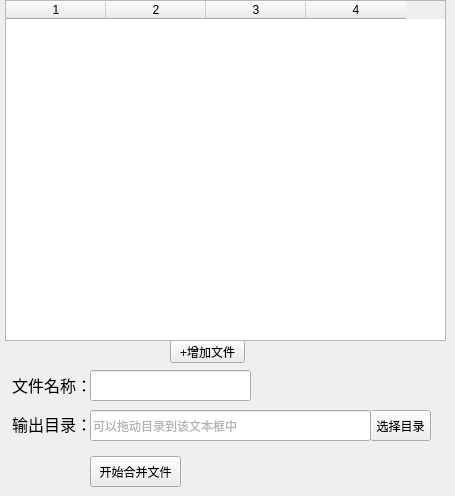
       <widget class="QWidget" name="tab_Filemerge">
        <attribute name="title">
         <string>文件合并</string>
        </attribute>
        <widget class="QPushButton" name="btnAddFile">
         <property name="geometry">
          <rect>
           <x>170</x>
           <y>340</y>
           <width>75</width>
           <height>23</height>
          </rect>
         </property>
         <property name="toolTip">
          <string>&lt;html&gt;&lt;head/&gt;&lt;body&gt;&lt;p&gt;&lt;span style=&quot; font-size:10pt; color:#0055ff;&quot;&gt;支持PDF文件拖入表格&lt;/span&gt;&lt;/p&gt;&lt;/body&gt;&lt;/html&gt;</string>
         </property>
         <property name="styleSheet">
          <string notr="true">QPushButton{
background-color: rgb(237, 237, 237);
}
QPushButton:hover{
background:qlineargradient(spread:pad,x1:0,y1:0,x2:0,y2:1,stop:0 #e8e8e8,stop:1 #e8e8e8);
}
QPushButton:pressed{
background:qlineargradient(spread:pad,x1:0,y1:0,x2:0,y2:1,stop:0 #e0e0e0,stop:1 #e0e0e0);
}</string>
         </property>
         <property name="text">
          <string>+增加文件</string>
         </property>
        </widget>
        <widget class="mytable" name="tableWidgetMerge">
         <property name="geometry">
          <rect>
           <x>5</x>
           <y>0</y>
           <width>441</width>
           <height>341</height>
          </rect>
         </property>
         <property name="toolTip">
          <string>&lt;html&gt;&lt;head/&gt;&lt;body&gt;&lt;p&gt;&lt;span style=&quot; font-size:10pt; color:#0055ff;&quot;&gt;支持PDF文件拖入表格&lt;/span&gt;&lt;/p&gt;&lt;/body&gt;&lt;/html&gt;</string>
         </property>
         <property name="rowCount">
          <number>0</number>
         </property>
         <property name="columnCount">
          <number>4</number>
         </property>
         <column/>
         <column/>
         <column/>
         <column/>
        </widget>
        <widget class="CustomLineEdit" name="lineEditOutMerge">
         <property name="geometry">
          <rect>
           <x>90</x>
           <y>410</y>
           <width>281</width>
           <height>31</height>
          </rect>
         </property>
         <property name="styleSheet">
          <string notr="true">color: rgb(103, 103, 103);</string>
         </property>
         <property name="text">
          <string/>
         </property>
         <property name="readOnly">
          <bool>true</bool>
         </property>
         <property name="placeholderText">
          <string>可以拖动目录到该文本框中</string>
         </property>
        </widget>
        <widget class="QLabel" name="labOutput_5">
         <property name="geometry">
          <rect>
           <x>12</x>
           <y>409</y>
           <width>81</width>
           <height>30</height>
          </rect>
         </property>
         <property name="font">
          <font>
           <family>等线</family>
           <pointsize>12</pointsize>
           <italic>false</italic>
           <bold>false</bold>
          </font>
         </property>
         <property name="styleSheet">
          <string notr="true">
font: 12pt &quot;等线&quot;;</string>
         </property>
         <property name="text">
          <string>输出目录：</string>
         </property>
        </widget>
        <widget class="QPushButton" name="btnSelectMergeDir">
         <property name="geometry">
          <rect>
           <x>370</x>
           <y>410</y>
           <width>61</width>
           <height>31</height>
          </rect>
         </property>
         <property name="styleSheet">
          <string notr="true"/>
         </property>
         <property name="text">
          <string>选择目录</string>
         </property>
        </widget>
        <widget class="QPushButton" name="btnMerge">
         <property name="geometry">
          <rect>
           <x>90</x>
           <y>456</y>
           <width>91</width>
           <height>31</height>
          </rect>
         </property>
         <property name="styleSheet">
          <string notr="true">QPushButton{
background-color: rgb(237, 237, 237);
}
QPushButton:hover{
background:qlineargradient(spread:pad,x1:0,y1:0,x2:0,y2:1,stop:0 #e8e8e8,stop:1 #e8e8e8);
}
QPushButton:pressed{
background:qlineargradient(spread:pad,x1:0,y1:0,x2:0,y2:1,stop:0 #e0e0e0,stop:1 #e0e0e0);
}</string>
         </property>
         <property name="text">
          <string>开始合并文件</string>
         </property>
        </widget>
        <widget class="QLabel" name="labWater_3">
         <property name="geometry">
          <rect>
           <x>12</x>
           <y>370</y>
           <width>81</width>
           <height>30</height>
          </rect>
         </property>
         <property name="font">
          <font>
           <family>等线</family>
           <pointsize>12</pointsize>
           <italic>false</italic>
           <bold>false</bold>
          </font>
         </property>
         <property name="styleSheet">
          <string notr="true">
font: 12pt &quot;等线&quot;;</string>
         </property>
         <property name="text">
          <string>文件名称：</string>
         </property>
        </widget>
        <widget class="CustomLineEdit" name="lineEditMergeOutFile">
         <property name="geometry">
          <rect>
           <x>90</x>
           <y>370</y>
           <width>161</width>
           <height>31</height>
          </rect>
         </property>
         <property name="styleSheet">
          <string notr="true">color: rgb(103, 103, 103);</string>
         </property>
         <property name="text">
          <string/>
         </property>
        </widget>
        <zorder>btnAddFile</zorder>
        <zorder>tableWidgetMerge</zorder>
        <zorder>labOutput_5</zorder>
        <zorder>btnSelectMergeDir</zorder>
        <zorder>lineEditOutMerge</zorder>
        <zorder>btnMerge</zorder>
        <zorder>labWater_3</zorder>
        <zorder>lineEditMergeOutFile</zorder>
       </widget>
